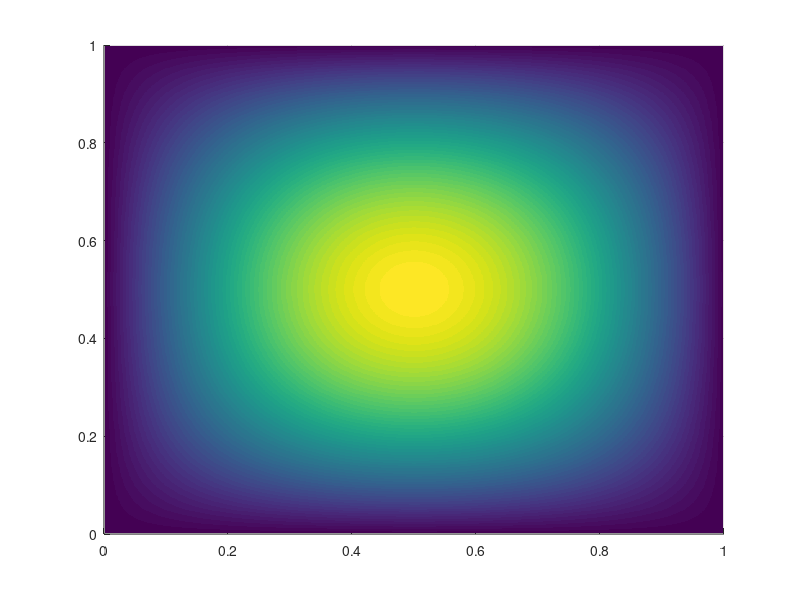

MATLAB code to generate this figure: (Note: this script raises an error after producing the figure.)
clear
close all

Lx = 1;
Ly = 1;
ntest = 1000;

qfixed = 1;
sigma_r = 1;
nusigma_f = 2;

fun = @(x,y)(sin((pi/Lx)*x)*sin((pi/Ly)*y));

xtest = linspace(0,Lx,ntest);
ytest = linspace(0,Ly,ntest);

val = zeros(length(xtest),length(ytest));
for i = 1:length(xtest)
    for j = 1:length(ytest)
        val(i,j) = fun(xtest(i),ytest(j));
    end
end

figure
surf(xtest,ytest,val,'EdgeColor','none')
view([0,90])
colormap(coolwarm)
colorbar
title('Two-Dimension, One-Group, Ciriticality')
